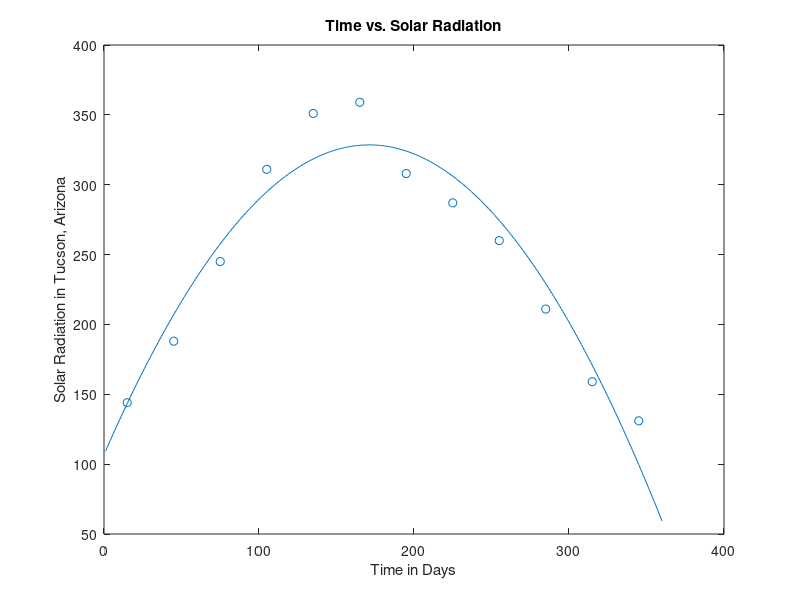

This chart was generated by the following MATLAB code:
function TEAM34PS05Q3
% This function finds the least squares curve fitting with Sine/Cosine

Days = zeros (12,1);
for k = 1:12
    Days(k) = 30*(k-1)+15;
end
Rad = [144; 188; 245; 311; 351; 359; 308; 287; 260; 211; 159; 131];


% Generate the matrix X
X = ones (12,3);
for j = 1:12
    X(j,2) = cos((1/360) * Days(j));
    X(j,3) = sin((1/360) * Days(j));
end
LHS = transpose(X) * X;
RHS = transpose(X) * Rad;
a = LHS \ RHS;            % Use the backslash to find vector a

Time = linspace(1,360,360);
Pred = a(1)+a(2)*cos(1/360*Time)+a(3)*sin(1/360*Time);

% Augsix represents the number of days of Aug 6th
Augsix = 7*30+6;
PreRad = a(1)+a(2)*cos(1/360*Augsix)+a(3)*sin(1/360*Augsix);
fprintf('The predicted radiation on the 6th of August is %s W/m^2 \n',PreRad)

close all

figure
hold on
box on
xlabel ('Time in Days')
ylabel('Solar Radiation in Tucson, Arizona')
title('Time vs. Solar Radiation')
scatter(Days,Rad)   % Generate a scatter plot of the data sets
plot(Time,Pred)  %Plot the the least squares fit of the function
hold off

end

